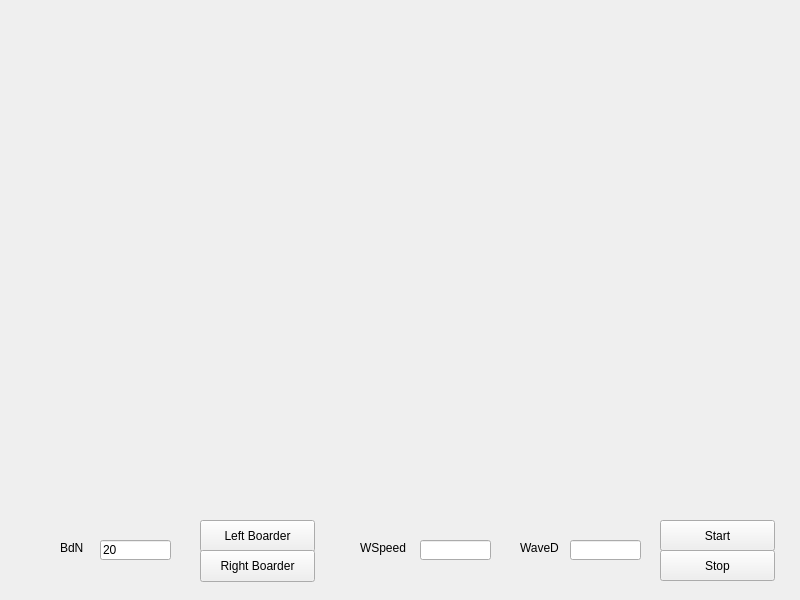
<?xml version="1.0" encoding="UTF-8"?>
<ui version="4.0">
 <class>cartoonWater</class>
 <widget class="QWidget" name="cartoonWater">
  <property name="geometry">
   <rect>
    <x>0</x>
    <y>0</y>
    <width>800</width>
    <height>600</height>
   </rect>
  </property>
  <property name="windowTitle">
   <string>cartoonWater</string>
  </property>
  <widget class="QLineEdit" name="bdN">
   <property name="geometry">
    <rect>
     <x>100</x>
     <y>540</y>
     <width>71</width>
     <height>20</height>
    </rect>
   </property>
   <property name="text">
    <string>20</string>
   </property>
  </widget>
  <widget class="QLabel" name="label">
   <property name="geometry">
    <rect>
     <x>60</x>
     <y>540</y>
     <width>41</width>
     <height>16</height>
    </rect>
   </property>
   <property name="text">
    <string>BdN</string>
   </property>
  </widget>
  <widget class="QLabel" name="label_2">
   <property name="geometry">
    <rect>
     <x>360</x>
     <y>540</y>
     <width>59</width>
     <height>16</height>
    </rect>
   </property>
   <property name="text">
    <string>WSpeed</string>
   </property>
  </widget>
  <widget class="QLineEdit" name="waveS">
   <property name="geometry">
    <rect>
     <x>420</x>
     <y>540</y>
     <width>71</width>
     <height>20</height>
    </rect>
   </property>
  </widget>
  <widget class="QLineEdit" name="waveD">
   <property name="geometry">
    <rect>
     <x>570</x>
     <y>540</y>
     <width>71</width>
     <height>20</height>
    </rect>
   </property>
  </widget>
  <widget class="QLabel" name="label_3">
   <property name="geometry">
    <rect>
     <x>520</x>
     <y>540</y>
     <width>51</width>
     <height>16</height>
    </rect>
   </property>
   <property name="text">
    <string>WaveD</string>
   </property>
  </widget>
  <widget class="QPushButton" name="start">
   <property name="geometry">
    <rect>
     <x>660</x>
     <y>520</y>
     <width>115</width>
     <height>31</height>
    </rect>
   </property>
   <property name="text">
    <string>Start</string>
   </property>
  </widget>
  <widget class="QPushButton" name="leftB">
   <property name="geometry">
    <rect>
     <x>200</x>
     <y>520</y>
     <width>115</width>
     <height>32</height>
    </rect>
   </property>
   <property name="text">
    <string>Left Boarder</string>
   </property>
  </widget>
  <widget class="QPushButton" name="rightB">
   <property name="geometry">
    <rect>
     <x>200</x>
     <y>550</y>
     <width>115</width>
     <height>32</height>
    </rect>
   </property>
   <property name="text">
    <string>Right Boarder</string>
   </property>
  </widget>
  <widget class="QPushButton" name="stop">
   <property name="geometry">
    <rect>
     <x>660</x>
     <y>550</y>
     <width>115</width>
     <height>31</height>
    </rect>
   </property>
   <property name="text">
    <string>Stop</string>
   </property>
  </widget>
 </widget>
 <layoutdefault spacing="6" margin="11"/>
 <resources/>
 <connections/>
</ui>
